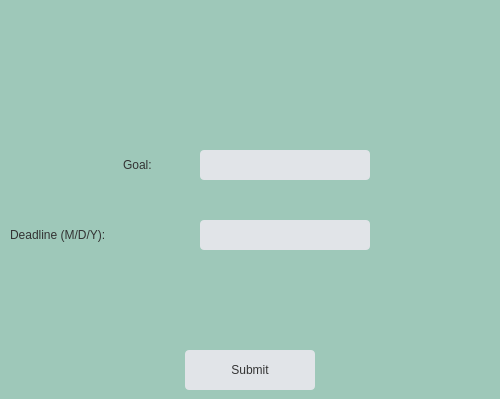
    <widget class="QWidget" name="SetGoalPage">
     <property name="styleSheet">
      <string notr="true">background-color: #9EC8B9;</string>
     </property>
     <widget class="QLabel" name="Goaltext">
      <property name="geometry">
       <rect>
        <x>123</x>
        <y>150</y>
        <width>70</width>
        <height>30</height>
       </rect>
      </property>
      <property name="styleSheet">
       <string notr="true">
font: 500 17pt &quot;Roboto Slab Medium&quot;;
color: #333333;
text-align: center;
border-color: black;
border-radius: 4px;

</string>
      </property>
      <property name="text">
       <string>Goal:</string>
      </property>
     </widget>
     <widget class="QLineEdit" name="EnterGoalBox">
      <property name="geometry">
       <rect>
        <x>200</x>
        <y>150</y>
        <width>170</width>
        <height>30</height>
       </rect>
      </property>
      <property name="styleSheet">
       <string notr="true">background-color: #e1e4e8;
font: 500 15pt &quot;Roboto Slab Medium&quot;;
color: black;
text-align: center;
border-color: black;
border-radius: 4px;
</string>
      </property>
      <property name="readOnly">
       <bool>false</bool>
      </property>
     </widget>
     <widget class="QLabel" name="Deadlinetext">
      <property name="geometry">
       <rect>
        <x>10</x>
        <y>220</y>
        <width>181</width>
        <height>30</height>
       </rect>
      </property>
      <property name="styleSheet">
       <string notr="true">
font: 500 16pt &quot;Roboto Slab Medium&quot;;
color: #333333;
text-align: center;
border-color: black;
border-radius: 4px;

</string>
      </property>
      <property name="text">
       <string>Deadline (M/D/Y):</string>
      </property>
     </widget>
     <widget class="QLineEdit" name="EnterDeadlineBox">
      <property name="geometry">
       <rect>
        <x>200</x>
        <y>220</y>
        <width>170</width>
        <height>30</height>
       </rect>
      </property>
      <property name="styleSheet">
       <string notr="true">background-color: #e1e4e8;
font: 500 15pt &quot;Roboto Slab Medium&quot;;
color: black;
text-align: center;
border-color: black;
border-radius: 4px;
</string>
      </property>
     </widget>
     <widget class="QPushButton" name="ReturnButton2">
      <property name="geometry">
       <rect>
        <x>450</x>
        <y>10</y>
        <width>41</width>
        <height>31</height>
       </rect>
      </property>
      <property name="cursor">
       <cursorShape>PointingHandCursor</cursorShape>
      </property>
      <property name="styleSheet">
       <string notr="true">background-image: url(:/Images/ReturnArrow.jpg);
background-position: center;
border-color: black;
border-radius: 4px;
</string>
      </property>
      <property name="text">
       <string/>
      </property>
     </widget>
     <widget class="QPushButton" name="SubmitButton">
      <property name="geometry">
       <rect>
        <x>185</x>
        <y>350</y>
        <width>130</width>
        <height>40</height>
       </rect>
      </property>
      <property name="cursor">
       <cursorShape>PointingHandCursor</cursorShape>
      </property>
      <property name="styleSheet">
       <string notr="true">background-color: #e1e4e8;
font: 500 20pt &quot;Roboto Slab Medium&quot;;
color: #333333;
text-align: center;
border-color: black;
border-radius: 4px;
</string>
      </property>
      <property name="text">
       <string>Submit</string>
      </property>
     </widget>
    </widget>
